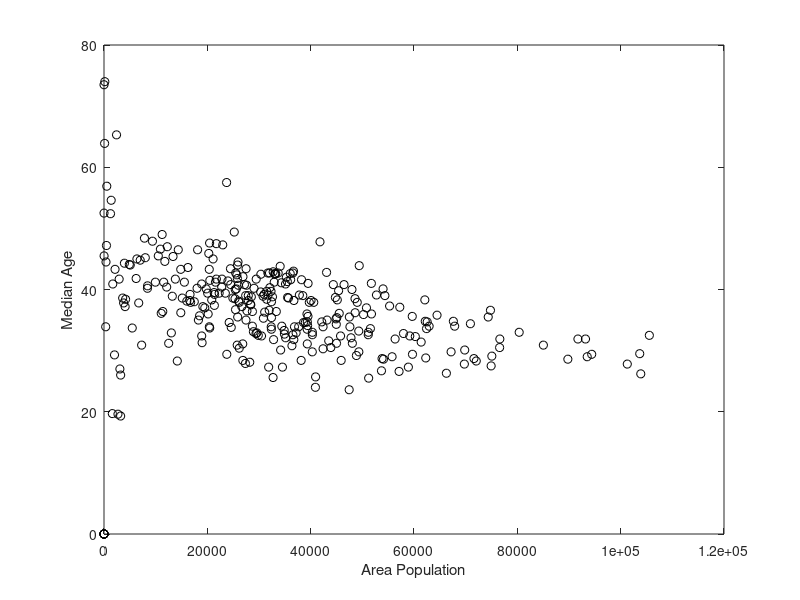

This chart was generated by the following MATLAB code:
clear, clc, close all
[MainData,txt,raw] = xlsread('2010_Census_Populations_by_Zip_Code(1).csv');

TotalPopul=MainData(:,2);
MedianAge=MainData(:,3);

figure;plot(TotalPopul,MedianAge,'ok')
xlabel('Area Population')
ylabel('Median Age')
